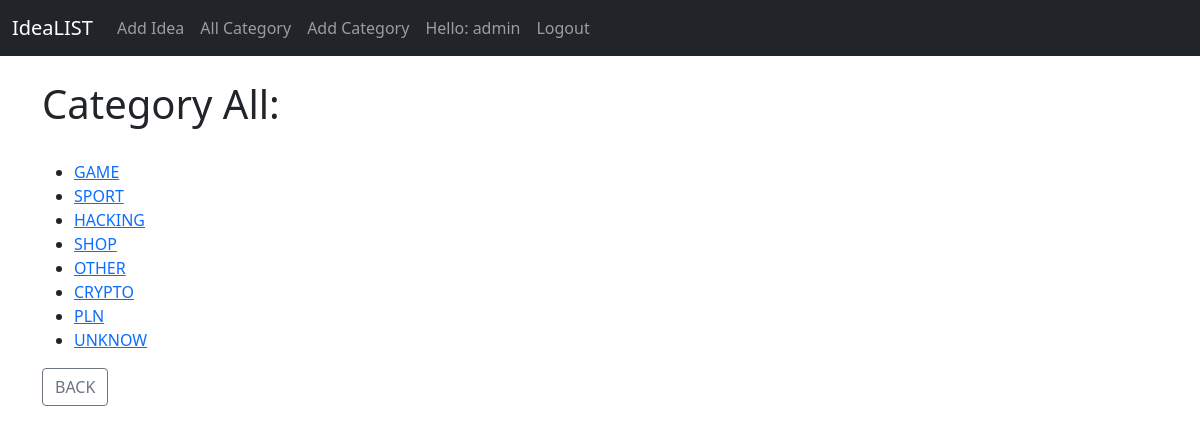
Screenshot of /cat/ (signed in) with the database file from the repository.
### theblog/models.py (models this page shows, shortened)
class Category(models.Model):
    name = models.CharField(max_length=100)

### theblog/views.py (the view)
# urls.py: path('cat/', CatView.as_view(), name='cat'),                    #my
class CatView(ListView):
    model = Category
    template_name = 'cat.html'

### theblog/templates/cat.html (shortened to what this page needs)
{% extends 'base.html' %}
{% block content %}
<h1> Category All: </h1><br>
<ul>
{% for cat in object_list %}
    <li><a href="/category/{{ cat.name }}"> {{ cat.name }}</a></li>
{% endfor %}
</ul>
<a href="{% url 'home' %}" class="btn btn-outline-secondary">BACK</a>
{% endblock %}

### theblog/templates/base.html (shortened to what this page needs)
<!doctype html>
<html lang="en">
  <head>
    <link href="https://cdn.jsdelivr.net/npm/bootstrap@5.1.3/dist/css/bootstrap.min.css" rel="stylesheet">
  </head>
  <body>
    <nav class="navbar navbar-expand-lg navbar-dark bg-dark">
        <div class="container-fluid">
          <a class="navbar-brand" href="{% url 'home' %}">IdeaLIST</a>
          <div class="collapse navbar-collapse" id="navbarSupportedContent">
            <ul class="navbar-nav me-auto mb-2 mb-lg-0">
              {% if user.is_authenticated %}
              <li class="nav-item">
                <a class="nav-link" href="{% url 'add_post' %}">Add Idea</a>
              </li>
              <li class="nav-item">
                <a class="nav-link" href="{% url 'cat' %}">All Category</a>
              </li>
              {% if user.is_superuser == True %}
              <li class="nav-item">
                <a class="nav-link" href="{% url 'add_category' %}">Add Category</a>
              </li>
              {% endif %}
              <li class="nav-item">
                <a class="nav-link" href="{% url 'profil' %}">Hello: {{ user.username }} </a>
              </li>
              <li class="nav-item">
                <a class="nav-link" href="{% url 'logout' %}">Logout</a>
              </li>
              {% endif %}
            </ul>
          </div>
        </div>
      </nav>
    <br/>
    <div class="container">
        {% block content %}{% endblock %}
    </div>
  </body>
</html>

### rows the page displays
Category: name "GAME"
Category: name "SPORT"
Category: name "HACKING"
Category: name "SHOP"
Category: name "OTHER"
Category: name "CRYPTO"
Category: name "PLN"
Category: name "UNKNOW"

### other values shown
{{ user.username }} "admin"
